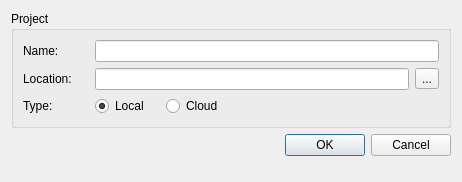
<?xml version="1.0" encoding="UTF-8"?>
<ui version="4.0">
 <class>NewProjectDialog</class>
 <widget class="QDialog" name="NewProjectDialog">
  <property name="windowModality">
   <enum>Qt::ApplicationModal</enum>
  </property>
  <property name="geometry">
   <rect>
    <x>0</x>
    <y>0</y>
    <width>462</width>
    <height>182</height>
   </rect>
  </property>
  <property name="windowTitle">
   <string>New project</string>
  </property>
  <layout class="QGridLayout" name="gridLayout_2">
   <item row="1" column="0">
    <widget class="QDialogButtonBox" name="uiButtonBox">
     <property name="orientation">
      <enum>Qt::Horizontal</enum>
     </property>
     <property name="standardButtons">
      <set>QDialogButtonBox::Cancel|QDialogButtonBox::Ok</set>
     </property>
    </widget>
   </item>
   <item row="0" column="0">
    <widget class="QGroupBox" name="uiProjectGroupBox">
     <property name="title">
      <string>Project</string>
     </property>
     <layout class="QGridLayout" name="gridLayout">
      <item row="0" column="0">
       <widget class="QLabel" name="uiNameLabel">
        <property name="text">
         <string>Name:</string>
        </property>
       </widget>
      </item>
      <item row="0" column="1" colspan="4">
       <widget class="QLineEdit" name="uiNameLineEdit"/>
      </item>
      <item row="1" column="0">
       <widget class="QLabel" name="uiLocationLabel">
        <property name="text">
         <string>Location:</string>
        </property>
       </widget>
      </item>
      <item row="1" column="1" colspan="3">
       <widget class="QLineEdit" name="uiLocationLineEdit"/>
      </item>
      <item row="1" column="4">
       <widget class="QToolButton" name="uiLocationBrowserToolButton">
        <property name="text">
         <string>...</string>
        </property>
       </widget>
      </item>
      <item row="2" column="0">
       <widget class="QLabel" name="uiTypeLabel">
        <property name="text">
         <string>Type:</string>
        </property>
       </widget>
      </item>
      <item row="2" column="1">
       <widget class="QRadioButton" name="uiLocalRadioButton">
        <property name="text">
         <string>Local</string>
        </property>
        <property name="checked">
         <bool>true</bool>
        </property>
       </widget>
      </item>
      <item row="2" column="2">
       <widget class="QRadioButton" name="uiCloudRadioButton">
        <property name="text">
         <string>Cloud</string>
        </property>
       </widget>
      </item>
      <item row="2" column="3" colspan="2">
       <spacer name="horizontalSpacer">
        <property name="orientation">
         <enum>Qt::Horizontal</enum>
        </property>
        <property name="sizeHint" stdset="0">
         <size>
          <width>201</width>
          <height>20</height>
         </size>
        </property>
       </spacer>
      </item>
     </layout>
    </widget>
   </item>
   <item row="2" column="0">
    <spacer name="verticalSpacer">
     <property name="orientation">
      <enum>Qt::Vertical</enum>
     </property>
     <property name="sizeHint" stdset="0">
      <size>
       <width>20</width>
       <height>40</height>
      </size>
     </property>
    </spacer>
   </item>
  </layout>
 </widget>
 <resources/>
 <connections>
  <connection>
   <sender>uiButtonBox</sender>
   <signal>accepted()</signal>
   <receiver>NewProjectDialog</receiver>
   <slot>accept()</slot>
   <hints>
    <hint type="sourcelabel">
     <x>248</x>
     <y>254</y>
    </hint>
    <hint type="destinationlabel">
     <x>157</x>
     <y>274</y>
    </hint>
   </hints>
  </connection>
  <connection>
   <sender>uiButtonBox</sender>
   <signal>rejected()</signal>
   <receiver>NewProjectDialog</receiver>
   <slot>reject()</slot>
   <hints>
    <hint type="sourcelabel">
     <x>316</x>
     <y>260</y>
    </hint>
    <hint type="destinationlabel">
     <x>286</x>
     <y>274</y>
    </hint>
   </hints>
  </connection>
 </connections>
</ui>
